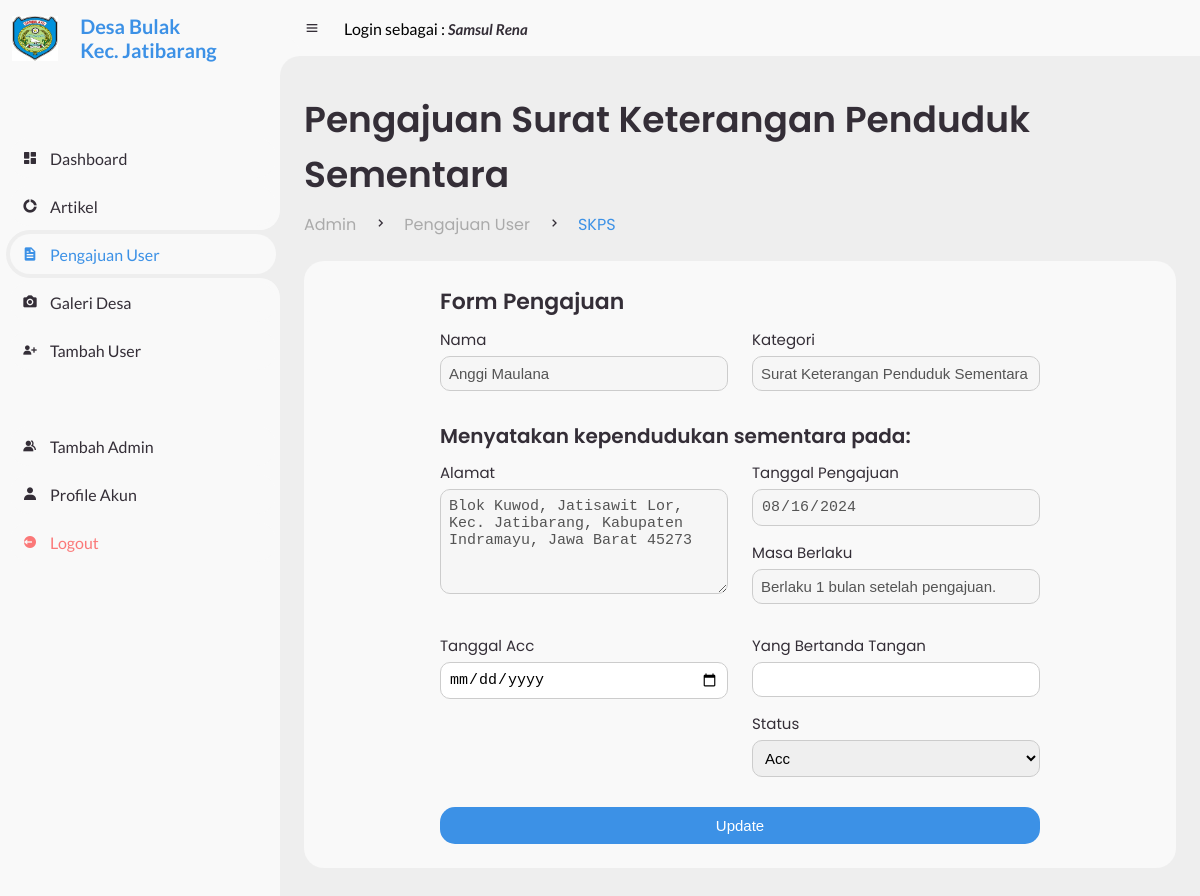
Screenshot of /admin/pengajuan/skps.php?id=82 (signed in) with the database file from the repository.
### tables this page shows
CREATE TABLE `pengajuan` (
  `id_pengajuan` int(11) NOT NULL,
  `nik` varchar(20) NOT NULL,
  `id_kategori` int(20) NOT NULL,
  `nama_usaha` varchar(255) DEFAULT NULL,
  `nama_kk` varchar(255) DEFAULT NULL,
  `nama_akte_dokumen` varchar(255) DEFAULT NULL,
  `keterangan_tidak_mampu` varchar(500) DEFAULT NULL,
  `masa_ktp_sementara` date DEFAULT NULL,
  `keterangan_menikah` varchar(255) DEFAULT NULL,
  `tanggal_pengajuan` date NOT NULL,
  `tanggal_acc` date DEFAULT NULL,
  `status` varchar(20) NOT NULL,
  `nama_kuwu` varchar(255) DEFAULT NULL,
  `id_admin` int(20) DEFAULT NULL
);

CREATE TABLE `user` (
  `user_id` int(11) NOT NULL,
  `nama` varchar(255) NOT NULL,
  `nik` varchar(20) NOT NULL,
  `tempat_lahir` varchar(255) NOT NULL,
  `tanggal_lahir` date NOT NULL,
  `jenis_kelamin` varchar(255) NOT NULL,
  `agama` varchar(255) NOT NULL,
  `alamat` varchar(255) NOT NULL,
  `pekerjaan` varchar(255) NOT NULL,
  `pendidikan` varchar(255) NOT NULL,
  `status_pernikahan` varchar(255) NOT NULL,
  `password` varchar(255) NOT NULL
);

CREATE TABLE `kategori_pengajuan` (
  `id_kategori_pengajuan` int(20) NOT NULL,
  `jenis_pengajuan` varchar(255) NOT NULL
);

### admin/pengajuan/skps.php (the view, shortened to what this page needs)
<?php
require '../../config/db.php';
$nip = $_SESSION['nip'];
$sql = "SELECT * FROM admin WHERE nip = '$nip'";
$result = mysqli_query($conn, $sql);
$userData = mysqli_fetch_assoc($result);
$displayName = $userData['nama'];
$row = null;
if (isset($_GET['id'])) {
    $id = $_GET['id'];
    $sql = "SELECT p.id_pengajuan, u.nama AS nama_user, u.alamat AS alamat_user, k.jenis_pengajuan AS kategori, p.tanggal_pengajuan, p.status
            FROM pengajuan p
            JOIN user u ON p.nik = u.nik
            JOIN kategori_pengajuan k ON p.id_kategori = k.id_kategori_pengajuan
            WHERE p.id_pengajuan = ?";
    $stmt = $conn->prepare($sql);
    $stmt->bind_param("i", $id);
    $stmt->execute();
    $result = $stmt->get_result();
    if ($result->num_rows > 0) {
        $row = $result->fetch_assoc();
    } else {
        echo "Data tidak tersedia!";
        exit;
    }
}
?>
<!DOCTYPE html>
<html lang="en">
<head>
    <link href='https://unpkg.com/boxicons@2.0.9/css/boxicons.min.css' rel='stylesheet'>
    <link rel="stylesheet" href="../../user/style.css">
    <link rel="stylesheet" href="https://cdn.jsdelivr.net/npm/sweetalert2@11/dist/sweetalert2.min.css">
</head>
<body>
    <section id="sidebar">
        <?php include 'brand.php' ?>
        <ul class="side-menu top">
            <li>
                <a href="../index.php">
                    <i class='bx bxs-dashboard'></i>
                    <span class="text">Dashboard</span>
                </a>
            </li>
            <li>
                <a href="../artikel.php">
                    <i class='bx bxs-doughnut-chart'></i>
                    <span class="text">Artikel</span>
                </a>
            </li>
            <li class="active">
                <a href="../pengajuan_user.php">
                    <i class='bx bxs-file'></i>
                    <span class="text">Pengajuan User</span>
                </a>
            </li>
            <li>
                <a href="../galeri.php">
                    <i class='bx bxs-camera' ></i>
                    <span class="text">Galeri Desa</span>
                </a>
            </li>
            <li>
                <a href="../tambah_user.php">
                    <i class='bx bxs-user-plus'></i>
                    <span class="text">Tambah User</span>
                </a>
            </li>
        </ul>
        <ul class="side-menu">
            <li>
                <a href="../tambah_admin.php">
                    <i class='bx bxs-group'></i>
                    <span class="text">Tambah Admin</span>
                </a>
            </li>
            <li>
                <a href="../profile_akun.php">
                    <i class='bx bxs-user'></i>
                    <span class="text">Profile Akun</span>
                </a>
            </li>
            <li>
                <a href="../logout.php" class="logout">
                    <i class='bx bxs-log-out-circle'></i>
                    <span class="text">Logout</span>
                </a>
            </li>
        </ul>
    </section>
    <section id="content">
        <?php include '../navbar.php' ?>
        <main>
            <div class="head-title">
                <div class="left">
                    <h1>Pengajuan Surat Keterangan Penduduk Sementara</h1>
                    <ul class="breadcrumb">
                        <li><a href="index.php">Admin</a></li>
                        <li><i class='bx bx-chevron-right'></i></li>
                        <li><a href="index.php">Pengajuan User</a></li>
                        <li><i class='bx bx-chevron-right'></i></li>
                        <li><a class="active" href="pengajuan_user.php">SKPS</a></li>
                    </ul>
                </div>
            </div>
            <div class="table-data">
                <div class="order">
                        <div class="formulir-pengajuan" id="pengajuanForm">
                        <h3 style="margin-bottom:10px; font-size:22px; font-weight: 600;">Form Pengajuan</h3>
                        <form action="skps.php" method="POST">
                            <div class="form-row">
                                <div class="form-column">
                                    <div class="data-user">
                                        <label for="nama">Nama</label>
                                        <input type="text" id="nama" value="<?php echo htmlspecialchars($row['nama_user'] ?? ''); ?>" disabled>
                                    </div>
                                </div>
                                <div class="form-column">
                                    <div class="data-user">
                                        <label for="jenis_pengajuan">Kategori</label>
                                        <input type="text" id="jenis_pengajuan" value="<?php echo htmlspecialchars($row['kategori'] ?? ''); ?>" disabled>
                                    </div>
                                </div>
                            </div>
                            <h3 style="margin-bottom:10px; font-size:20px; font-weight: 600;">Menyatakan kependudukan sementara pada: </h3>
                            <div class="form-row">
                                <div class="form-column">
                                    <div class="data-user">
                                        <label for="alamat">Alamat</label>
                                        <textarea name="alamat" id="alamat" disabled><?php echo htmlspecialchars($row['alamat_user'] ?? ''); ?></textarea>
                                    </div>
                                </div>
                                <div class="form-column">
                                    <div class="data-user">
                                        <label for="tanggal_pengajuan">Tanggal Pengajuan</label>
                                        <input type="date" id="tanggal_pengajuan" value="<?php echo htmlspecialchars($row['tanggal_pengajuan'] ?? ''); ?>" disabled>
                                    </div>
                                    <div class="data-user">
                                        <label for="masa_berlaku">Masa Berlaku</label>
                                        <input type="text" id="masa_berlaku" value="Berlaku 1 bulan setelah pengajuan." disabled>
                                    </div>
                                </div>
                            </div>
                            <div class="form-row">
                                <div class="form-column">
                                    <div class="data-user">
                                        <label for="tanggal_acc">Tanggal Acc</label>
                                        <input type="date" id="tanggal_acc" name="tanggal_acc" required>
                                    </div>
                                </div>
                                <div class="form-column">
                                    <div class="data-user">
                                        <label for="ttd">Yang Bertanda Tangan</label>
                                        <input type="text" id="ttd" name="ttd" required>
                                    </div>
                                    <div class="data-user">
                                        <label for="status">Status</label>
                                        <select id="status" name="status" required>
                                            <option value="Acc" <?php echo ($row['status'] ?? '') === 'Acc' ? 'selected' : ''; ?>>Acc</option>
                                        </select>
                                    </div>
                                </div>
                            </div>
                            <button type="submit">Update</button>
                        </form>
                    </div>
                </div>
            </div>
        </main>
    </section>
</body>
</html>

### admin/navbar.php (shortened to what this page needs)
<nav>
    <i class='bx bx-menu'></i>
    <p>Login sebagai : <a href="#" class="nav-link"><i><?php echo htmlspecialchars($displayName, ENT_QUOTES, 'UTF-8'); ?></i></a></p>
</nav>

### rows the page displays
pengajuan: nama "Anggi Maulana", id_kategori.jenis_pengajuan "Surat Keterangan Penduduk Sementara", alamat "Blok Kuwod, Jatisawit Lor, Kec. Jatibarang, Kabupaten Indramayu, Jawa Barat 45273", tanggal_pengajuan "08/16/2024", status "Acc"

### other values shown
$displayName "Samsul Rena"
